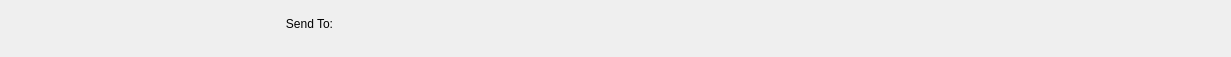
      <widget class="QWidget" name="messenger_header_buttons">
       <property name="styleSheet">
        <string notr="true"/>
       </property>
       <widget class="QFrame" name="message_button_frame">
        <property name="geometry">
         <rect>
          <x>1</x>
          <y>0</y>
          <width>1221</width>
          <height>48</height>
         </rect>
        </property>
        <property name="sizePolicy">
         <sizepolicy hsizetype="Expanding" vsizetype="Minimum">
          <horstretch>0</horstretch>
          <verstretch>0</verstretch>
         </sizepolicy>
        </property>
        <property name="styleSheet">
         <string notr="true"/>
        </property>
        <property name="frameShape">
         <enum>QFrame::NoFrame</enum>
        </property>
        <property name="frameShadow">
         <enum>QFrame::Raised</enum>
        </property>
        <layout class="QHBoxLayout" name="horizontalLayout_3">
         <item>
          <widget class="QPushButton" name="message_cust_find_button">
           <property name="sizePolicy">
            <sizepolicy hsizetype="Minimum" vsizetype="Minimum">
             <horstretch>0</horstretch>
             <verstretch>0</verstretch>
            </sizepolicy>
           </property>
           <property name="cursor">
            <cursorShape>OpenHandCursor</cursorShape>
           </property>
           <property name="layoutDirection">
            <enum>Qt::LeftToRight</enum>
           </property>
           <property name="styleSheet">
            <string notr="true"/>
           </property>
           <property name="text">
            <string>Send To:</string>
           </property>
           <property name="icon">
            <iconset resource="openauto_resources.qrc">
             <normaloff>:/resources/Icons/comment-alt.png</normaloff>:/resources/Icons/comment-alt.png</iconset>
           </property>
           <property name="iconSize">
            <size>
             <width>30</width>
             <height>30</height>
            </size>
           </property>
           <property name="flat">
            <bool>true</bool>
           </property>
          </widget>
         </item>
         <item>
          <widget class="QLabel" name="message_recepient_label">
           <property name="styleSheet">
            <string notr="true"/>
           </property>
           <property name="text">
            <string/>
           </property>
          </widget>
         </item>
        </layout>
       </widget>
      </widget>
